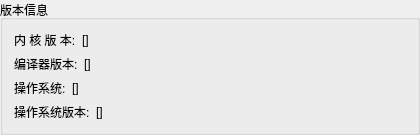
                                    <widget class="QGroupBox" name="gb_V_info">
                                        <property name="sizePolicy">
                                            <sizepolicy hsizetype="Expanding" vsizetype="Expanding">
                                                <horstretch>0</horstretch>
                                                <verstretch>0</verstretch>
                                            </sizepolicy>
                                        </property>
                                        <property name="minimumSize">
                                            <size>
                                                <width>420</width>
                                                <height>120</height>
                                            </size>
                                        </property>
                                        <property name="title">
                                            <string>版本信息</string>
                                        </property>
                                        <layout class="QVBoxLayout" name="verticalLayoutVersionInfo">
                                            <item>
                                                <layout class="QHBoxLayout" name="hl_V_kernel">
                                                    <property name="sizeConstraint">
                                                        <enum>QLayout::SetDefaultConstraint</enum>
                                                    </property>
                                                    <property name="rightMargin">
                                                        <number>0</number>
                                                    </property>
                                                    <item>
                                                        <widget class="QLabel" name="labelKernelVersion">
                                                            <property name="sizePolicy">
                                                                <sizepolicy hsizetype="Expanding" vsizetype="Expanding">
                                                                    <horstretch>0</horstretch>
                                                                    <verstretch>0</verstretch>
                                                                </sizepolicy>
                                                            </property>
                                                            <property name="text">
                                                                <string>内 核 版 本:</string>
                                                            </property>
                                                        </widget>
                                                    </item>
                                                    <item>
                                                        <widget class="QLabel" name="lb_V_kernel">
                                                            <property name="sizePolicy">
                                                                <sizepolicy hsizetype="Expanding" vsizetype="Expanding">
                                                                    <horstretch>1</horstretch>
                                                                    <verstretch>0</verstretch>
                                                                </sizepolicy>
                                                            </property>
                                                            <property name="text">
                                                                <string>[]</string>
                                                            </property>
                                                        </widget>
                                                    </item>
                                                </layout>
                                            </item>
                                            <item>
                                                <layout class="QHBoxLayout" name="hl_V_complier">
                                                    <property name="sizeConstraint">
                                                        <enum>QLayout::SetDefaultConstraint</enum>
                                                    </property>
                                                    <property name="rightMargin">
                                                        <number>0</number>
                                                    </property>
                                                    <item>
                                                        <widget class="QLabel" name="labelComplier">
                                                            <property name="sizePolicy">
                                                                <sizepolicy hsizetype="Expanding" vsizetype="Expanding">
                                                                    <horstretch>0</horstretch>
                                                                    <verstretch>0</verstretch>
                                                                </sizepolicy>
                                                            </property>
                                                            <property name="text">
                                                                <string>编译器版本:</string>
                                                            </property>
                                                        </widget>
                                                    </item>
                                                    <item>
                                                        <widget class="QLabel" name="lb_V_complier">
                                                            <property name="sizePolicy">
                                                                <sizepolicy hsizetype="Expanding" vsizetype="Expanding">
                                                                    <horstretch>1</horstretch>
                                                                    <verstretch>0</verstretch>
                                                                </sizepolicy>
                                                            </property>
                                                            <property name="text">
                                                                <string>[]</string>
                                                            </property>
                                                        </widget>
                                                    </item>
                                                </layout>
                                            </item>
                                            <item>
                                                <layout class="QHBoxLayout" name="hl_V_os_type">
                                                    <item>
                                                        <widget class="QLabel" name="labelOSType">
                                                            <property name="sizePolicy">
                                                                <sizepolicy hsizetype="Expanding" vsizetype="Expanding">
                                                                    <horstretch>0</horstretch>
                                                                    <verstretch>0</verstretch>
                                                                </sizepolicy>
                                                            </property>
                                                            <property name="text">
                                                                <string>操作系统:</string>
                                                            </property>
                                                        </widget>
                                                    </item>
                                                    <item>
                                                        <widget class="QLabel" name="lb_V_OS_type">
                                                            <property name="sizePolicy">
                                                                <sizepolicy hsizetype="Expanding" vsizetype="Expanding">
                                                                    <horstretch>1</horstretch>
                                                                    <verstretch>0</verstretch>
                                                                </sizepolicy>
                                                            </property>
                                                            <property name="text">
                                                                <string>[]</string>
                                                            </property>
                                                        </widget>
                                                    </item>
                                                </layout>
                                            </item>
                                            <item>
                                                <layout class="QHBoxLayout" name="hl_V_OS_version">
                                                    <item>
                                                        <widget class="QLabel" name="labelOSVersion">
                                                            <property name="sizePolicy">
                                                                <sizepolicy hsizetype="Expanding" vsizetype="Expanding">
                                                                    <horstretch>0</horstretch>
                                                                    <verstretch>0</verstretch>
                                                                </sizepolicy>
                                                            </property>
                                                            <property name="text">
                                                                <string>操作系统版本:</string>
                                                            </property>
                                                        </widget>
                                                    </item>
                                                    <item>
                                                        <widget class="QLabel" name="lb_V_os_version">
                                                            <property name="sizePolicy">
                                                                <sizepolicy hsizetype="Expanding" vsizetype="Expanding">
                                                                    <horstretch>1</horstretch>
                                                                    <verstretch>0</verstretch>
                                                                </sizepolicy>
                                                            </property>
                                                            <property name="text">
                                                                <string>[]</string>
                                                            </property>
                                                        </widget>
                                                    </item>
                                                </layout>
                                            </item>
                                        </layout>
                                    </widget>
